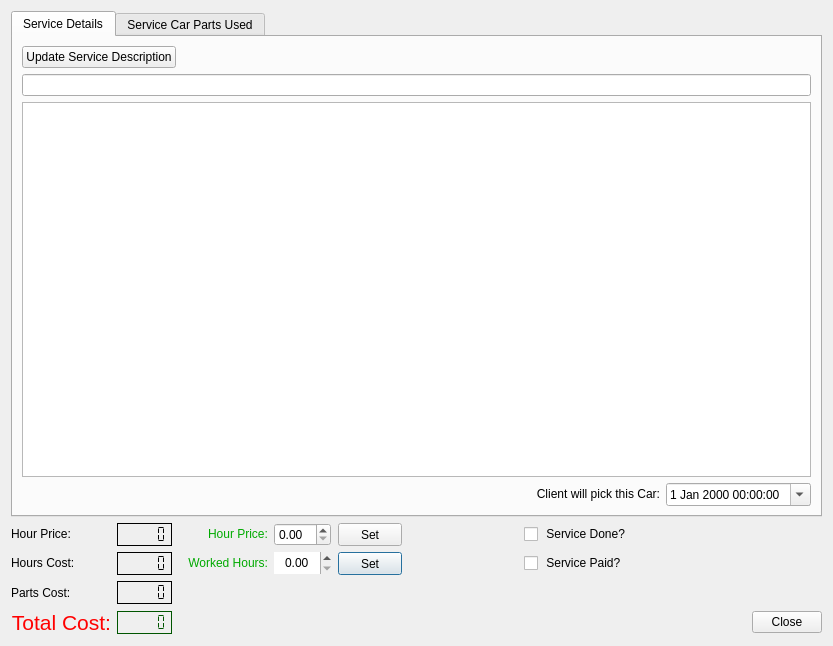
<?xml version="1.0" encoding="UTF-8"?>
<ui version="4.0">
 <class>Client_Add_Service</class>
 <widget class="QDialog" name="Client_Add_Service">
  <property name="geometry">
   <rect>
    <x>0</x>
    <y>0</y>
    <width>833</width>
    <height>646</height>
   </rect>
  </property>
  <property name="sizePolicy">
   <sizepolicy hsizetype="Maximum" vsizetype="Maximum">
    <horstretch>0</horstretch>
    <verstretch>0</verstretch>
   </sizepolicy>
  </property>
  <property name="windowTitle">
   <string>Adding Service to Car!</string>
  </property>
  <property name="windowIcon">
   <iconset resource="images/images.qrc">
    <normaloff>:/emoticons/service.png</normaloff>:/emoticons/service.png</iconset>
  </property>
  <property name="styleSheet">
   <string notr="true"/>
  </property>
  <layout class="QGridLayout" name="gridLayout">
   <item row="2" column="1">
    <widget class="QLCDNumber" name="lcd_Hour_cost">
     <property name="sizePolicy">
      <sizepolicy hsizetype="Maximum" vsizetype="Maximum">
       <horstretch>0</horstretch>
       <verstretch>0</verstretch>
      </sizepolicy>
     </property>
     <property name="font">
      <font>
       <pointsize>10</pointsize>
       <weight>75</weight>
       <bold>true</bold>
      </font>
     </property>
     <property name="frameShape">
      <enum>QFrame::Box</enum>
     </property>
     <property name="frameShadow">
      <enum>QFrame::Plain</enum>
     </property>
     <property name="smallDecimalPoint">
      <bool>true</bool>
     </property>
     <property name="segmentStyle">
      <enum>QLCDNumber::Flat</enum>
     </property>
    </widget>
   </item>
   <item row="3" column="1">
    <widget class="QLCDNumber" name="lcd_Parts_Cost_2">
     <property name="sizePolicy">
      <sizepolicy hsizetype="Maximum" vsizetype="Maximum">
       <horstretch>0</horstretch>
       <verstretch>0</verstretch>
      </sizepolicy>
     </property>
     <property name="font">
      <font>
       <pointsize>10</pointsize>
       <weight>75</weight>
       <bold>true</bold>
      </font>
     </property>
     <property name="frameShape">
      <enum>QFrame::Box</enum>
     </property>
     <property name="frameShadow">
      <enum>QFrame::Plain</enum>
     </property>
     <property name="smallDecimalPoint">
      <bool>true</bool>
     </property>
     <property name="segmentStyle">
      <enum>QLCDNumber::Flat</enum>
     </property>
    </widget>
   </item>
   <item row="2" column="8">
    <spacer name="verticalSpacer">
     <property name="orientation">
      <enum>Qt::Vertical</enum>
     </property>
     <property name="sizeType">
      <enum>QSizePolicy::Fixed</enum>
     </property>
     <property name="sizeHint" stdset="0">
      <size>
       <width>20</width>
       <height>10</height>
      </size>
     </property>
    </spacer>
   </item>
   <item row="6" column="1">
    <widget class="QLCDNumber" name="lcd_Service_Total">
     <property name="sizePolicy">
      <sizepolicy hsizetype="Maximum" vsizetype="Maximum">
       <horstretch>10</horstretch>
       <verstretch>10</verstretch>
      </sizepolicy>
     </property>
     <property name="font">
      <font>
       <family>Sans Serif</family>
       <pointsize>14</pointsize>
       <weight>50</weight>
       <italic>false</italic>
       <bold>false</bold>
      </font>
     </property>
     <property name="autoFillBackground">
      <bool>false</bool>
     </property>
     <property name="styleSheet">
      <string notr="true">color: rgb(0, 85, 0);
font: 14pt &quot;Sans Serif&quot;;</string>
     </property>
     <property name="frameShape">
      <enum>QFrame::Box</enum>
     </property>
     <property name="frameShadow">
      <enum>QFrame::Plain</enum>
     </property>
     <property name="smallDecimalPoint">
      <bool>true</bool>
     </property>
     <property name="segmentStyle">
      <enum>QLCDNumber::Flat</enum>
     </property>
    </widget>
   </item>
   <item row="6" column="0">
    <widget class="QLabel" name="label_totalServiceCost">
     <property name="sizePolicy">
      <sizepolicy hsizetype="Maximum" vsizetype="Maximum">
       <horstretch>0</horstretch>
       <verstretch>0</verstretch>
      </sizepolicy>
     </property>
     <property name="font">
      <font>
       <pointsize>16</pointsize>
      </font>
     </property>
     <property name="autoFillBackground">
      <bool>false</bool>
     </property>
     <property name="styleSheet">
      <string notr="true">color: rgb(255, 0, 0);</string>
     </property>
     <property name="text">
      <string>Total Cost:</string>
     </property>
     <property name="alignment">
      <set>Qt::AlignRight|Qt::AlignTrailing|Qt::AlignVCenter</set>
     </property>
    </widget>
   </item>
   <item row="2" column="0">
    <widget class="QLabel" name="label_3">
     <property name="sizePolicy">
      <sizepolicy hsizetype="Maximum" vsizetype="Maximum">
       <horstretch>0</horstretch>
       <verstretch>0</verstretch>
      </sizepolicy>
     </property>
     <property name="text">
      <string>Hours Cost:</string>
     </property>
    </widget>
   </item>
   <item row="1" column="6">
    <widget class="QCheckBox" name="check_Finished">
     <property name="enabled">
      <bool>true</bool>
     </property>
     <property name="sizePolicy">
      <sizepolicy hsizetype="Maximum" vsizetype="Maximum">
       <horstretch>0</horstretch>
       <verstretch>0</verstretch>
      </sizepolicy>
     </property>
     <property name="text">
      <string> Service Done?</string>
     </property>
    </widget>
   </item>
   <item row="1" column="2">
    <widget class="QLabel" name="lbl_Hour_Cost_text">
     <property name="sizePolicy">
      <sizepolicy hsizetype="Maximum" vsizetype="Maximum">
       <horstretch>0</horstretch>
       <verstretch>0</verstretch>
      </sizepolicy>
     </property>
     <property name="layoutDirection">
      <enum>Qt::RightToLeft</enum>
     </property>
     <property name="styleSheet">
      <string notr="true">color: rgb(0, 170, 0);</string>
     </property>
     <property name="text">
      <string>Hour Price:</string>
     </property>
    </widget>
   </item>
   <item row="2" column="2">
    <widget class="QLabel" name="label_InsertWorkCost">
     <property name="sizePolicy">
      <sizepolicy hsizetype="Maximum" vsizetype="Maximum">
       <horstretch>0</horstretch>
       <verstretch>0</verstretch>
      </sizepolicy>
     </property>
     <property name="layoutDirection">
      <enum>Qt::RightToLeft</enum>
     </property>
     <property name="styleSheet">
      <string notr="true">color: rgb(0, 170, 0);</string>
     </property>
     <property name="text">
      <string>   Worked Hours:</string>
     </property>
     <property name="alignment">
      <set>Qt::AlignRight|Qt::AlignTrailing|Qt::AlignVCenter</set>
     </property>
    </widget>
   </item>
   <item row="2" column="3">
    <widget class="QDoubleSpinBox" name="Spin_Hand_Work_Hours">
     <property name="enabled">
      <bool>true</bool>
     </property>
     <property name="sizePolicy">
      <sizepolicy hsizetype="Maximum" vsizetype="Maximum">
       <horstretch>0</horstretch>
       <verstretch>0</verstretch>
      </sizepolicy>
     </property>
     <property name="maximumSize">
      <size>
       <width>64</width>
       <height>22</height>
      </size>
     </property>
     <property name="frame">
      <bool>false</bool>
     </property>
     <property name="alignment">
      <set>Qt::AlignCenter</set>
     </property>
     <property name="maximum">
      <double>999.000000000000000</double>
     </property>
     <property name="singleStep">
      <double>0.500000000000000</double>
     </property>
    </widget>
   </item>
   <item row="1" column="1">
    <widget class="QLCDNumber" name="lcd_Service_Hour_Cost">
     <property name="sizePolicy">
      <sizepolicy hsizetype="Maximum" vsizetype="Maximum">
       <horstretch>0</horstretch>
       <verstretch>0</verstretch>
      </sizepolicy>
     </property>
     <property name="font">
      <font>
       <pointsize>10</pointsize>
       <weight>75</weight>
       <bold>true</bold>
       <kerning>false</kerning>
      </font>
     </property>
     <property name="frameShape">
      <enum>QFrame::Box</enum>
     </property>
     <property name="frameShadow">
      <enum>QFrame::Plain</enum>
     </property>
     <property name="lineWidth">
      <number>1</number>
     </property>
     <property name="smallDecimalPoint">
      <bool>true</bool>
     </property>
     <property name="mode">
      <enum>QLCDNumber::Dec</enum>
     </property>
     <property name="segmentStyle">
      <enum>QLCDNumber::Flat</enum>
     </property>
    </widget>
   </item>
   <item row="2" column="4">
    <widget class="QPushButton" name="Button_Set_Worked_hours">
     <property name="sizePolicy">
      <sizepolicy hsizetype="Maximum" vsizetype="Maximum">
       <horstretch>0</horstretch>
       <verstretch>0</verstretch>
      </sizepolicy>
     </property>
     <property name="maximumSize">
      <size>
       <width>64</width>
       <height>24</height>
      </size>
     </property>
     <property name="text">
      <string>Set</string>
     </property>
     <property name="icon">
      <iconset resource="images/images.qrc">
       <normaloff>:/emoticons/emblem-default.png</normaloff>:/emoticons/emblem-default.png</iconset>
     </property>
    </widget>
   </item>
   <item row="1" column="3">
    <widget class="QDoubleSpinBox" name="double_Service_Hour_Cost">
     <property name="sizePolicy">
      <sizepolicy hsizetype="Maximum" vsizetype="Maximum">
       <horstretch>0</horstretch>
       <verstretch>0</verstretch>
      </sizepolicy>
     </property>
    </widget>
   </item>
   <item row="1" column="4">
    <widget class="QPushButton" name="Button_Apply_new_Hour_Cost">
     <property name="sizePolicy">
      <sizepolicy hsizetype="Maximum" vsizetype="Maximum">
       <horstretch>0</horstretch>
       <verstretch>0</verstretch>
      </sizepolicy>
     </property>
     <property name="maximumSize">
      <size>
       <width>64</width>
       <height>24</height>
      </size>
     </property>
     <property name="text">
      <string>Set</string>
     </property>
     <property name="icon">
      <iconset resource="images/images.qrc">
       <normaloff>:/emoticons/emblem-default.png</normaloff>:/emoticons/emblem-default.png</iconset>
     </property>
    </widget>
   </item>
   <item row="1" column="0">
    <widget class="QLabel" name="label_2">
     <property name="sizePolicy">
      <sizepolicy hsizetype="Maximum" vsizetype="Maximum">
       <horstretch>0</horstretch>
       <verstretch>0</verstretch>
      </sizepolicy>
     </property>
     <property name="text">
      <string>Hour Price:</string>
     </property>
    </widget>
   </item>
   <item row="3" column="0">
    <widget class="QLabel" name="label_Parts_Cost">
     <property name="text">
      <string>Parts Cost:</string>
     </property>
    </widget>
   </item>
   <item row="2" column="6">
    <widget class="QCheckBox" name="check_Paid">
     <property name="enabled">
      <bool>true</bool>
     </property>
     <property name="sizePolicy">
      <sizepolicy hsizetype="Maximum" vsizetype="Maximum">
       <horstretch>0</horstretch>
       <verstretch>0</verstretch>
      </sizepolicy>
     </property>
     <property name="text">
      <string> Service Paid?</string>
     </property>
    </widget>
   </item>
   <item row="6" column="8">
    <widget class="QDialogButtonBox" name="buttonBox_Close">
     <property name="sizePolicy">
      <sizepolicy hsizetype="Maximum" vsizetype="Maximum">
       <horstretch>0</horstretch>
       <verstretch>0</verstretch>
      </sizepolicy>
     </property>
     <property name="maximumSize">
      <size>
       <width>70</width>
       <height>16777215</height>
      </size>
     </property>
     <property name="styleSheet">
      <string notr="true"/>
     </property>
     <property name="standardButtons">
      <set>QDialogButtonBox::Close</set>
     </property>
    </widget>
   </item>
   <item row="0" column="0" colspan="9">
    <widget class="QTabWidget" name="tabWidget">
     <property name="currentIndex">
      <number>0</number>
     </property>
     <widget class="QWidget" name="ServiceDescription">
      <attribute name="title">
       <string>Service Details</string>
      </attribute>
      <layout class="QGridLayout" name="gridLayout_2">
       <item row="2" column="0" colspan="13">
        <widget class="QTextEdit" name="txt_Servicedescription">
         <property name="focusPolicy">
          <enum>Qt::NoFocus</enum>
         </property>
         <property name="acceptDrops">
          <bool>false</bool>
         </property>
         <property name="html">
          <string>&lt;!DOCTYPE HTML PUBLIC &quot;-//W3C//DTD HTML 4.0//EN&quot; &quot;http://www.w3.org/TR/REC-html40/strict.dtd&quot;&gt;
&lt;html&gt;&lt;head&gt;&lt;meta name=&quot;qrichtext&quot; content=&quot;1&quot; /&gt;&lt;style type=&quot;text/css&quot;&gt;
p, li { white-space: pre-wrap; }
&lt;/style&gt;&lt;/head&gt;&lt;body style=&quot; font-family:'Sans Serif'; font-size:9pt; font-weight:400; font-style:normal;&quot;&gt;
&lt;p style=&quot;-qt-paragraph-type:empty; margin-top:0px; margin-bottom:0px; margin-left:0px; margin-right:0px; -qt-block-indent:0; text-indent:0px; font-family:'Noto Sans'; font-size:10pt;&quot;&gt;&lt;br /&gt;&lt;/p&gt;&lt;/body&gt;&lt;/html&gt;</string>
         </property>
        </widget>
       </item>
       <item row="1" column="0" colspan="13">
        <widget class="QLineEdit" name="line_ServiceShortDescription">
         <property name="focusPolicy">
          <enum>Qt::NoFocus</enum>
         </property>
         <property name="acceptDrops">
          <bool>false</bool>
         </property>
        </widget>
       </item>
       <item row="0" column="0">
        <widget class="QPushButton" name="btn_Update_Service_description">
         <property name="enabled">
          <bool>true</bool>
         </property>
         <property name="sizePolicy">
          <sizepolicy hsizetype="Maximum" vsizetype="Maximum">
           <horstretch>0</horstretch>
           <verstretch>0</verstretch>
          </sizepolicy>
         </property>
         <property name="acceptDrops">
          <bool>false</bool>
         </property>
         <property name="text">
          <string>Update Service Description</string>
         </property>
         <property name="icon">
          <iconset resource="images/images.qrc">
           <normaloff>:/emoticons/client_info.png</normaloff>:/emoticons/client_info.png</iconset>
         </property>
        </widget>
       </item>
       <item row="5" column="12">
        <widget class="QDateTimeEdit" name="dateTimeEdit_Client_Return_Date">
         <property name="sizePolicy">
          <sizepolicy hsizetype="Maximum" vsizetype="Maximum">
           <horstretch>0</horstretch>
           <verstretch>0</verstretch>
          </sizepolicy>
         </property>
         <property name="dateTime">
          <datetime>
           <hour>0</hour>
           <minute>0</minute>
           <second>0</second>
           <year>2000</year>
           <month>1</month>
           <day>1</day>
          </datetime>
         </property>
         <property name="time">
          <time>
           <hour>0</hour>
           <minute>0</minute>
           <second>0</second>
          </time>
         </property>
         <property name="currentSection">
          <enum>QDateTimeEdit::DaySection</enum>
         </property>
         <property name="calendarPopup">
          <bool>true</bool>
         </property>
        </widget>
       </item>
       <item row="5" column="11">
        <widget class="QLabel" name="label_Client_Return_Date">
         <property name="sizePolicy">
          <sizepolicy hsizetype="Maximum" vsizetype="Maximum">
           <horstretch>0</horstretch>
           <verstretch>0</verstretch>
          </sizepolicy>
         </property>
         <property name="text">
          <string>Client will pick this Car:</string>
         </property>
         <property name="alignment">
          <set>Qt::AlignRight|Qt::AlignTrailing|Qt::AlignVCenter</set>
         </property>
        </widget>
       </item>
      </layout>
     </widget>
     <widget class="QWidget" name="ServiceParts">
      <attribute name="title">
       <string>Service Car Parts Used</string>
      </attribute>
      <layout class="QGridLayout" name="gridLayout_4">
       <item row="2" column="2">
        <widget class="QLabel" name="label_Text_Parts_Cost">
         <property name="sizePolicy">
          <sizepolicy hsizetype="Maximum" vsizetype="Maximum">
           <horstretch>0</horstretch>
           <verstretch>0</verstretch>
          </sizepolicy>
         </property>
         <property name="text">
          <string>Parts Cost:</string>
         </property>
         <property name="alignment">
          <set>Qt::AlignRight|Qt::AlignTrailing|Qt::AlignVCenter</set>
         </property>
        </widget>
       </item>
       <item row="2" column="3">
        <widget class="QLCDNumber" name="lcd_Parts_Cost">
         <property name="sizePolicy">
          <sizepolicy hsizetype="Maximum" vsizetype="Maximum">
           <horstretch>0</horstretch>
           <verstretch>0</verstretch>
          </sizepolicy>
         </property>
         <property name="frameShape">
          <enum>QFrame::NoFrame</enum>
         </property>
         <property name="frameShadow">
          <enum>QFrame::Plain</enum>
         </property>
        </widget>
       </item>
       <item row="1" column="0" colspan="4">
        <widget class="QTableView" name="tbl_Parts_Used_In_Service">
         <property name="enabled">
          <bool>true</bool>
         </property>
         <property name="sortingEnabled">
          <bool>true</bool>
         </property>
        </widget>
       </item>
       <item row="2" column="0">
        <widget class="QPushButton" name="btn_Add_Parts_Used_In_The_Service">
         <property name="enabled">
          <bool>true</bool>
         </property>
         <property name="sizePolicy">
          <sizepolicy hsizetype="Maximum" vsizetype="Maximum">
           <horstretch>0</horstretch>
           <verstretch>0</verstretch>
          </sizepolicy>
         </property>
         <property name="acceptDrops">
          <bool>false</bool>
         </property>
         <property name="text">
          <string>Add Parts to service</string>
         </property>
         <property name="icon">
          <iconset resource="images/images.qrc">
           <normaloff>:/emoticons/icons8-Plus Math-48.png</normaloff>:/emoticons/icons8-Plus Math-48.png</iconset>
         </property>
         <property name="iconSize">
          <size>
           <width>16</width>
           <height>16</height>
          </size>
         </property>
        </widget>
       </item>
      </layout>
     </widget>
    </widget>
   </item>
  </layout>
 </widget>
 <tabstops>
  <tabstop>tbl_Parts_Used_In_Service</tabstop>
 </tabstops>
 <resources>
  <include location="images/images.qrc"/>
  <include location="images/images.qrc"/>
  <include location="images/images.qrc"/>
 </resources>
 <connections/>
</ui>
